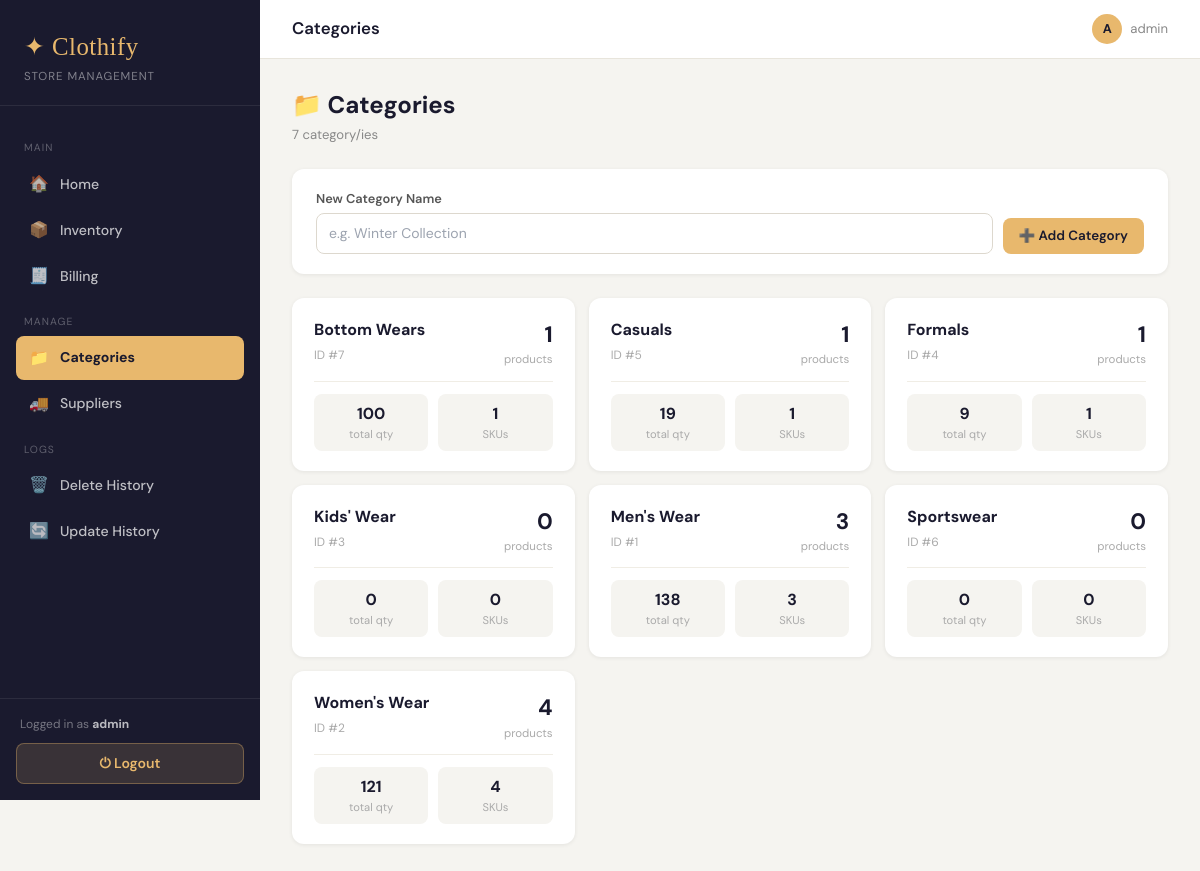
Page /categories (signed in) on the committed database.
### tables this page shows
CREATE TABLE categories (
            id   INTEGER PRIMARY KEY AUTOINCREMENT,
            name TEXT NOT NULL UNIQUE
        );

### app.py (the view, shortened to what this page needs)
@app.route("/categories", methods=["GET","POST"])
@login_required
def categories_page():
    conn = get_conn(); cur = conn.cursor()
    cur.execute("""SELECT c.id,c.name,COUNT(p.id) AS total_products,COALESCE(SUM(p.quantity),0) AS total_quantity
        FROM categories c LEFT JOIN products p ON p.category_id=c.id AND COALESCE(p.is_deleted,0)=0
        GROUP BY c.id,c.name ORDER BY c.name""")
    categories = rows_to_dicts(cur); conn.close()
    return render_template("categories.html", categories=categories)

### app.py (called while the page is built)
def get_conn():
    conn = sqlite3.connect(DB_PATH)
    conn.row_factory = sqlite3.Row
    conn.execute("PRAGMA foreign_keys = ON")
    return conn

def rows_to_dicts(cursor):
    return [dict(row) for row in cursor.fetchall()]

@app.context_processor
def inject_globals():
    user = session.get("user")
    session_user = {"username": user} if user else None
    return {"now": datetime.utcnow, "session_user": session_user, "current_year": datetime.utcnow().year}

def login_required(fn):
    @functools.wraps(fn)
    def wrapper(*args, **kwargs):
        if not session.get("user"):
            return redirect(url_for("login"))
        return fn(*args, **kwargs)
    return wrapper

### templates/categories.html
{% extends "base.html" %}
{% block page_title %}Categories{% endblock %}
{% block content %}
<div style="display:flex;align-items:center;justify-content:space-between;margin-bottom:24px;flex-wrap:wrap;gap:12px;">
  <div>
    <h2 style="font-size:1.5rem;font-weight:700;color:#1a1a2e;">📁 Categories</h2>
    <p style="font-size:.82rem;color:#888;margin-top:2px;">{{ categories|length }} category/ies</p>
  </div>
</div>
<div class="card" style="padding:20px 24px;margin-bottom:24px;">
  <form method="POST" style="display:flex;gap:10px;align-items:flex-end;">
    <div style="flex:1;">
      <label class="form-label">New Category Name</label>
      <input type="text" name="name" class="form-input" placeholder="e.g. Winter Collection" required>
    </div>
    <button type="submit" class="btn btn-accent">➕ Add Category</button>
  </form>
</div>
<div style="display:grid;grid-template-columns:repeat(auto-fill,minmax(260px,1fr));gap:14px;">
  {% for c in categories %}
  <div class="card" style="padding:20px 22px;">
    <div style="display:flex;justify-content:space-between;align-items:flex-start;">
      <div>
        <div style="font-weight:700;font-size:1rem;color:#1a1a2e;margin-bottom:4px;">{{ c.name }}</div>
        <div style="font-size:.75rem;color:#aaa;">ID #{{ c.id }}</div>
      </div>
      <div style="text-align:right;">
        <div style="font-size:1.4rem;font-weight:700;color:#1a1a2e;">{{ c.total_products }}</div>
        <div style="font-size:.72rem;color:#aaa;">products</div>
      </div>
    </div>
    <div style="margin-top:12px;padding-top:12px;border-top:1px solid #f0ede5;display:flex;gap:10px;">
      <div style="flex:1;text-align:center;background:#f5f4f0;border-radius:8px;padding:8px;">
        <div style="font-size:1rem;font-weight:700;color:#1a1a2e;">{{ c.total_quantity }}</div>
        <div style="font-size:.7rem;color:#aaa;">total qty</div>
      </div>
      <div style="flex:1;text-align:center;background:#f5f4f0;border-radius:8px;padding:8px;">
        <div style="font-size:1rem;font-weight:700;color:#1a1a2e;">{{ c.total_products }}</div>
        <div style="font-size:.7rem;color:#aaa;">SKUs</div>
      </div>
    </div>
  </div>
  {% else %}
  <p style="color:#aaa;grid-column:1/-1;text-align:center;padding:40px;">No categories yet.</p>
  {% endfor %}
</div>
{% endblock %}

### templates/base.html (style rules this page uses)
:root { --brand: #1a1a2e; --accent: #e8b86d; --accent-dark: #c9973a; --sidebar-w: 260px; --bg: #f5f4f0; }
*, *::before, *::after { box-sizing: border-box; margin: 0; padding: 0; }
body { font-family: 'DM Sans', sans-serif; background: var(--bg); color: #1a1a2e; }
.card { background:#fff; border-radius:12px; box-shadow:0 1px 4px rgba(0,0,0,.07); overflow:hidden; }
.btn { display:inline-flex; align-items:center; gap:6px; padding:8px 16px; border-radius:8px; font-size:.84rem; font-weight:600; cursor:pointer; text-decoration:none; transition:filter .15s, transform .1s; border:none; }
.btn-accent { background:var(--accent); color:var(--brand); }
.form-label { display:block; font-size:.8rem; font-weight:600; color:#555; margin-bottom:5px; }
.form-input { width:100%; border:1px solid #ddd8ce; border-radius:8px; padding:9px 12px; font-size:.875rem; font-family:inherit; outline:none; transition:border .15s; }

### rows in the picture
categories: name "Bottom Wears", id "7", total_products "1", total_quantity "100"
categories: name "Casuals", id "5", total_products "1", total_quantity "19"
categories: name "Formals", id "4", total_products "1", total_quantity "9"
categories: name "Kids' Wear", id "3", total_products "0", total_quantity "0"
categories: name "Men's Wear", id "1", total_products "3", total_quantity "138"
categories: name "Sportswear", id "6", total_products "0", total_quantity "0"
categories: name "Women's Wear", id "2", total_products "4", total_quantity "121"

### other values in the picture
{{ session_user.username }} "admin"
{{ session_user.username[0]|upper }} "A"
{{ categories|length }} "7"
